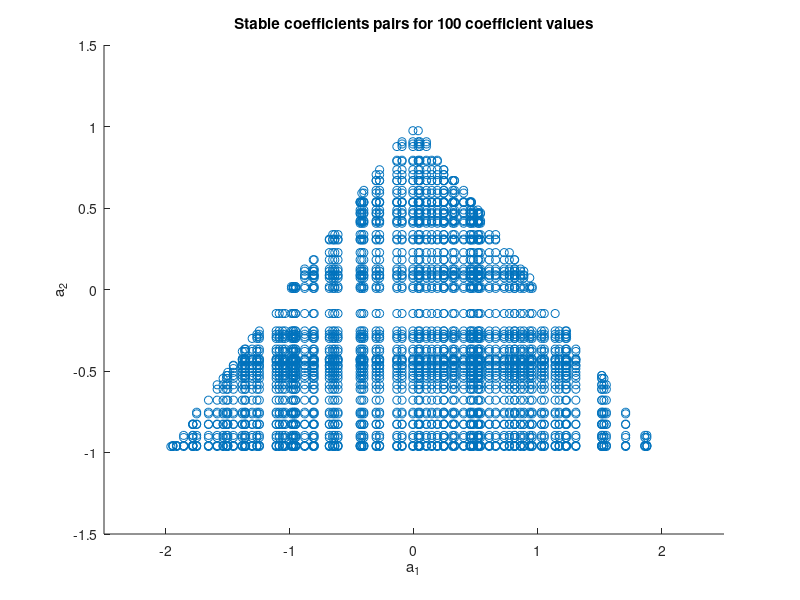

MATLAB code for this plot:
%% set up
clear all;
a1 = rand(100, 1).*5 - 2.5;
a2 = rand(100, 1).*3 - 1.5;
w = randn(1000, 1);

%% Part 1
clear pairs
tol = 10000;
pair_idx = 1;

for i = 1:length(a1)
    for j = 1:length(a2) 
        a = [1 -a1(i) -a2(j)];
        x = filter(1, a, w);
        
        if (x(end) < tol) && (x(end) > -tol)
            pairs(pair_idx,:) = [a1(i), a2(j)];
            pair_idx = pair_idx+1;
        end
    end 
end

scatter(pairs(:,1), pairs(:,2), 'r*')
title("Stable coefficients pairs for 100 coefficient values")
xlabel("a_{1}")
ylabel("a_{2}")
xlim([-2.5 2.5])
ylim([-1.5 1.5])


